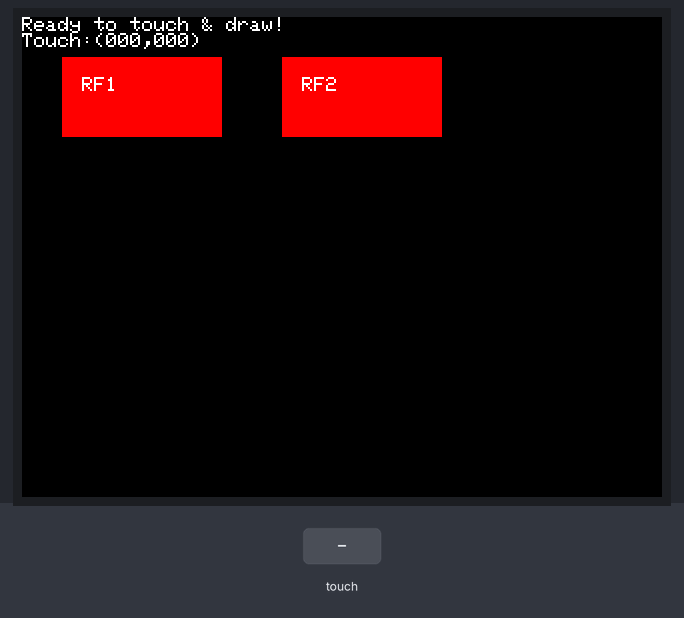
Recording of a sketch running on a simulated ESP32. Parts: 320×240 colour display. The test bench sets the inputs (shaded band). What the sketch prints to the serial monitor is not drawn.

Above: at 1.3 s.
1.4 s: screen touched at 13 % across, 10 % down
At 3.6 s:
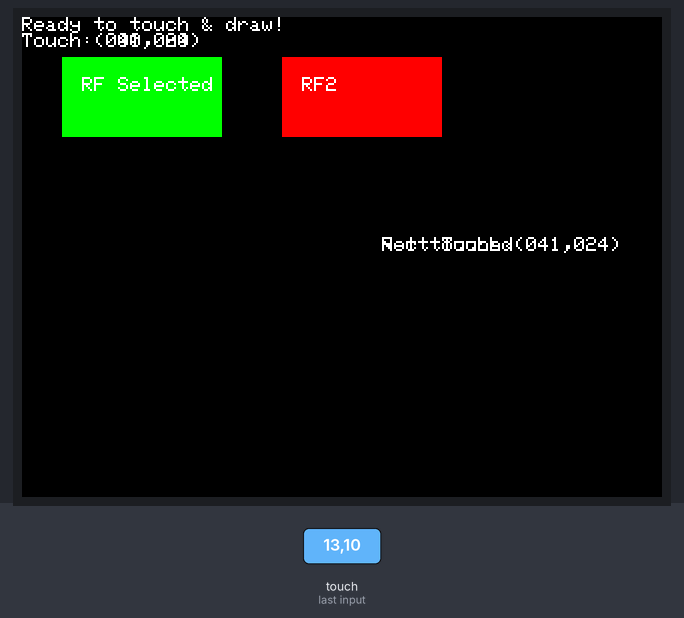
3.9 s: screen touched at 38 % across, 10 % down
5.4 s: screen touched at 62 % across, 10 % down
At 6.7 s:
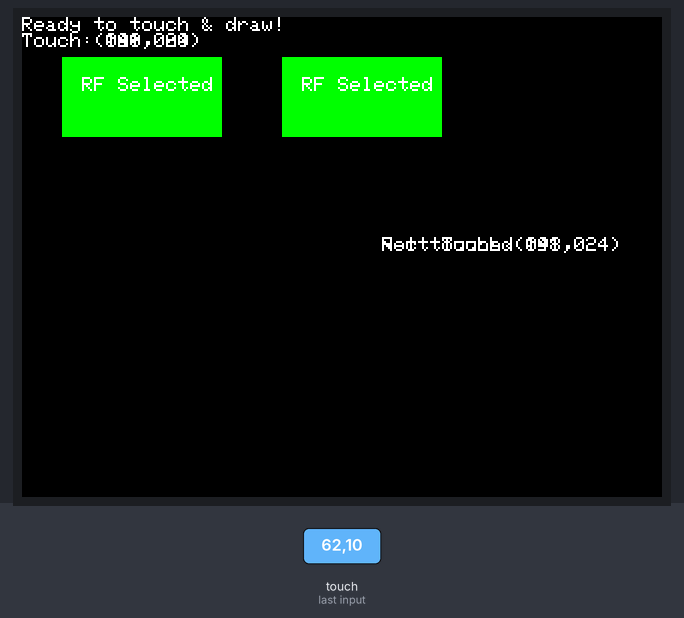
7.9 s: screen touched at 13 % across, 10 % down
At 9.0 s:
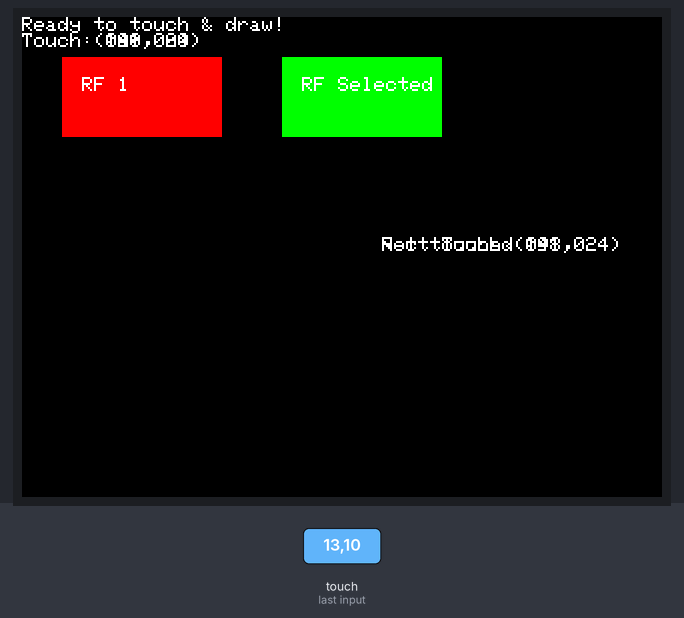
Timing chart, 0 to 10.4 s (numbered marks = the images above; inputs shaded):
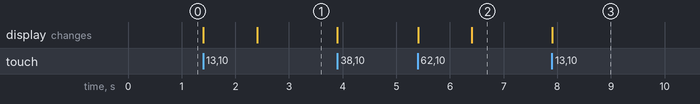

The sketch:

Wt32Sc01_TwoButton-Simulation.ino
```cpp
/*
    Simple Touch Drawing sample for WT32-SC01
*/
#define LGFX_AUTODETECT  // Autodetect board
#define LGFX_USE_V1      // set to use new version of library

#include <LovyanGFX.hpp>  // main library

static LGFX lcd;  // declare display variable

// Variables for touch x,y
static int32_t x, y;
static int32_t xBox = 20, yBox = 20, xWidth = 80, yHeight = 40, marginRight = 30;

bool btn1Clicked = true;
const int noOfButton = 2;  //2
boolean btn1ClickColl[noOfButton];
void setup(void) {
  Serial.begin(115200);
  lcd.init();

  // Setting display to landscape
  if (lcd.width() < lcd.height()) lcd.setRotation(lcd.getRotation() ^ 1);

  lcd.setCursor(0, 0);
  lcd.printf("Ready to touch & draw!");

  /*Button drawing logic*/
  // for (int i = 1; i <= noOfButton; i++) {
  btn1ClickColl[0] = true;
  //drawRect      ( x, y, w, h   , color);  // 矩形の外周
  uint16_t green = 0x07E0;
  lcd.fillRect(xBox, yBox, xWidth, yHeight, 0xF800);
  int box1TextX = xBox + 10;
  int box1TextY = yBox + 10;
  lcd.setCursor(box1TextX, box1TextY);
  lcd.println("RF1");
  xBox = (xBox + xWidth) + marginRight;

  btn1ClickColl[1] = true;
  //drawRect      ( x, y, w, h   , color);  // 矩形の外周
  green = 0x07E0;
  lcd.fillRect(xBox, yBox, xWidth, yHeight, 0xF800);
  box1TextX = xBox + 10;
  box1TextY = yBox + 10;
  lcd.setCursor(box1TextX, box1TextY);
  lcd.println("RF2");
  xBox = (xBox + xWidth) + marginRight;


  // }
}

void loop() {
  xBox = 20;
  if (lcd.getTouch(&x, &y)) {
    Serial.printf("Rect Touch:(%03d,%03d)", x, y);
    //lcd.fillRect(x-2, y-2, 5, 5, TFT_RED);
    //Btn 1 detected
    /*Below loop is checking button region for each section*/

    //Button 1 test
    if ((x >= xBox && x <= xBox + xWidth) && (y >= yBox && y <= yBox + yHeight)) {
      Serial.println("Box Touched");
      if (btn1ClickColl[0]) {
        Serial.println("Box Register");
        lcd.fillRect(xBox, yBox, xWidth, yHeight, 0x07E0);  //Green
        int box1TextX = xBox + 10;
        int box1TextY = yBox + 10;
        lcd.setCursor(box1TextX, box1TextY);
        lcd.println("RF Selected");
        //btn1Clicked =false;
      } else {
        Serial.println("Box NOt Register");
        lcd.fillRect(xBox, yBox, xWidth, yHeight, 0xF800);  //red color
        int box1TextX = xBox + 10;
        int box1TextY = yBox + 10;
        lcd.setCursor(box1TextX, box1TextY);
        lcd.println("RF 1");
      }
      btn1ClickColl[0] = !btn1ClickColl[0];
      lcd.setCursor(180, 110);
      lcd.printf("Rect Touch:(%03d,%03d)", x, y);
      delay(1000);
    } else {
      lcd.setCursor(180, 110);
      lcd.printf("Not touched");
    }

    // Import as it will move x axis cursor to right for new btn render
    xBox = (xBox + xWidth) + marginRight;

    //Button 2 test
    if ((x >= xBox && x <= xBox + xWidth) && (y >= yBox && y <= yBox + yHeight)) {
      Serial.println("Box Touched");
      if (btn1ClickColl[1]) {
        Serial.println("Box Register");
        lcd.fillRect(xBox, yBox, xWidth, yHeight, 0x07E0);  //Green
        //btn1Clicked =false;
      int box1TextX = xBox + 10;
      int box1TextY = yBox + 10;
      lcd.setCursor(box1TextX, box1TextY);
      lcd.println("RF Selected");
      } else {
        Serial.println("Box NOt Register");
        lcd.fillRect(xBox, yBox, xWidth, yHeight, 0xF800); //Red
        int box1TextX = xBox + 10;
        int box1TextY = yBox + 10;
        lcd.setCursor(box1TextX, box1TextY);
        lcd.println("RF 2");
      }
      btn1ClickColl[1] = !btn1ClickColl[1];


      lcd.setCursor(180, 110);
      lcd.printf("Rect Touch:(%03d,%03d)", x, y);
      delay(1000);
    } else {
      lcd.setCursor(180, 110);
      lcd.printf("Not touched");
    }
  }

  lcd.setCursor(380, 0);
  lcd.printf("Touch:(%03d,%03d)", x, y);
}
// delay(1000);
```

Measured:
- after the input at 1.4 s, the display: first changes at once (image 1 shows a later state)
- after the input at 5.4 s, the display: first changes at once (image 2 shows a later state)
- after the input at 7.9 s, the display: changes at once (image 3)
